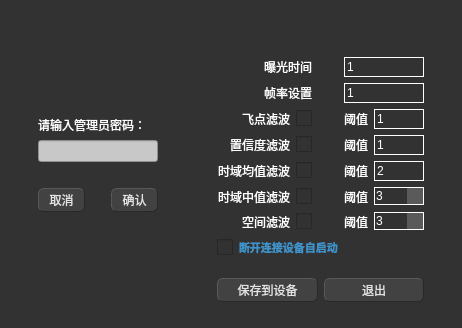
<?xml version="1.0" encoding="UTF-8"?>
<ui version="4.0">
 <class>DeviceArgSetForm</class>
 <widget class="QWidget" name="DeviceArgSetForm">
  <property name="geometry">
   <rect>
    <x>0</x>
    <y>0</y>
    <width>462</width>
    <height>328</height>
   </rect>
  </property>
  <property name="windowTitle">
   <string>设备参数设置</string>
  </property>
  <property name="styleSheet">
   <string notr="true">QWidget {
	background-color: rgb(50, 50, 50);
}

QComboBox {
	color: #ffffff;
	background-color: rgba(255, 255, 255, 0);
	padding: 0px 1px;
	border: 1px solid #ffffff;
	font: 9pt &quot;黑体&quot;;
}

QComboBox::drop-down {
    width: 16px;
    border-left: 0px solid #000000;
	background-color: rgba(255, 255, 255, 50);
}

QComboBox::down-arrow {
	width: 16px;
    height: 16px;
	image: url(:/image/arrow-down.svg);
}

QComboBox QAbstractItemView {
	background-color: #323232;
    border: 0px solid #000000;
    outline: 0px;
}

QComboBox QAbstractItemView::item {
	color: #ffffff;
	height: 18px;
    padding-left: 9px;
	border: 0px solid #000000;
}

QComboBox QAbstractItemView::item:hover {
    background-color: #646464;
}

QComboBox:disabled {
	color:  #999999;
	border: 1px solid #999999; 
 }

QComboBox::down-arrow:disabled {
	image: url(:/image/disable_ico.svg);
 }

QPushButton {
	background-color: rgba(255, 255, 255, 0.08);
	color: rgba(255, 255, 255, 0.85);
	min-width: 45px;
	min-height: 22px;
	outline: none;
	border-radius: 6px; 
            
	/* 3D 效果 */
	border-top: 1px solid rgba(255, 255, 255, 0.15);
	border-left: 1px solid rgba(255, 255, 255, 0.15);
	border-bottom: 1px solid rgba(0, 0, 0, 0.3);
	border-right: 1px solid rgba(0, 0, 0, 0.3);
 }

QPushButton:hover {
	background-color: rgba(255, 255, 255, 0.12);
	color: rgba(255, 255, 255, 0.95);

	border-top: 1px solid rgba(255, 255, 255, 0.2);
	border-left: 1px solid rgba(255, 255, 255, 0.2);
	border-bottom: 1px solid rgba(0, 0, 0, 0.4);
	border-right: 1px solid rgba(0, 0, 0, 0.4);
 }

QPushButton:pressed {
	background-color: rgba(255, 255, 255, 0.05);
	color: rgba(255, 255, 255, 0.8);
            
	/* 反转边框实现凹陷效果 */
	border-top: 1px solid rgba(0, 0, 0, 0.3);
	border-left: 1px solid rgba(0, 0, 0, 0.3);
	border-bottom: 1px solid rgba(255, 255, 255, 0.15);
	border-right: 1px solid rgba(255, 255, 255, 0.15);
 }

QPushButton:disabled {
	background-color: rgba(255, 255, 255, 0.03);
	color: #999999;

	border-top: 1px solid rgba(255, 255, 255, 0.05);
	border-left: 1px solid rgba(255, 255, 255, 0.05);
	border-bottom: 1px solid rgba(0, 0, 0, 0.1);
	border-right: 1px solid rgba(0, 0, 0, 0.1);
 }

QSpinBox {
    background-color: rgba(255, 255, 255, 0); 
    color: #ffffff;
    border: 1px solid #ffffff;
	min-height: 18px;
}

QSpinBox::up-button, QSpinBox::down-button {
    width: 0px;
    margin: 0px;
}

QSpinBox::up-arrow, QSpinBox::down-arrow {
    image: none;
}

QSpinBox:disabled {
	color:  #999999;
	border: 1px solid #999999;
 }

QCheckBox {
	color: #ffffff;
}

QCheckBox::indicator {
    width: 16px;
    height: 16px;
}

QCheckBox::indicator:checked {
	image: url(:/image/checkbox.svg);
}

QCheckBox::indicator:checked:disabled {
	image: url(:/image/checkbox_disale.svg);
 }

QCheckBox::indicator:unchecked {
	image: url(:/image/uncheckbox.svg);
}

QCheckBox::indicator:unchecked:disabled {
	image: url(:/image/uncheckbox_disable.svg);
 }

QLabel {
	color: rgb(255, 255, 255);
}

 QLabel:disabled {
	color: #999999;
	background-color: rgba(255, 255, 255, 0);
}</string>
  </property>
  <layout class="QHBoxLayout" name="horizontalLayout">
   <item>
    <widget class="QWidget" name="passwordWidget" native="true">
     <layout class="QGridLayout" name="gridLayout_2" columnstretch="1,2,1">
      <item row="3" column="1">
       <widget class="QLabel" name="info">
        <property name="text">
         <string/>
        </property>
       </widget>
      </item>
      <item row="4" column="1">
       <layout class="QHBoxLayout" name="horizontalLayout_3">
        <item>
         <widget class="QPushButton" name="NO">
          <property name="text">
           <string>取消</string>
          </property>
         </widget>
        </item>
        <item>
         <spacer name="horizontalSpacer_6">
          <property name="orientation">
           <enum>Qt::Orientation::Horizontal</enum>
          </property>
          <property name="sizeType">
           <enum>QSizePolicy::Policy::Fixed</enum>
          </property>
          <property name="sizeHint" stdset="0">
           <size>
            <width>20</width>
            <height>20</height>
           </size>
          </property>
         </spacer>
        </item>
        <item>
         <widget class="QPushButton" name="OK">
          <property name="text">
           <string>确认</string>
          </property>
         </widget>
        </item>
       </layout>
      </item>
      <item row="0" column="1">
       <spacer name="verticalSpacer">
        <property name="orientation">
         <enum>Qt::Orientation::Vertical</enum>
        </property>
        <property name="sizeHint" stdset="0">
         <size>
          <width>20</width>
          <height>40</height>
         </size>
        </property>
       </spacer>
      </item>
      <item row="2" column="1">
       <widget class="QLineEdit" name="password">
        <property name="styleSheet">
         <string notr="true">background-color: rgb(200, 200, 200);</string>
        </property>
        <property name="echoMode">
         <enum>QLineEdit::EchoMode::Password</enum>
        </property>
       </widget>
      </item>
      <item row="5" column="1">
       <spacer name="verticalSpacer_2">
        <property name="orientation">
         <enum>Qt::Orientation::Vertical</enum>
        </property>
        <property name="sizeHint" stdset="0">
         <size>
          <width>20</width>
          <height>40</height>
         </size>
        </property>
       </spacer>
      </item>
      <item row="1" column="0" rowspan="4">
       <spacer name="horizontalSpacer">
        <property name="orientation">
         <enum>Qt::Orientation::Horizontal</enum>
        </property>
        <property name="sizeHint" stdset="0">
         <size>
          <width>40</width>
          <height>20</height>
         </size>
        </property>
       </spacer>
      </item>
      <item row="1" column="1">
       <widget class="QLabel" name="label_9">
        <property name="text">
         <string>请输入管理员密码：</string>
        </property>
       </widget>
      </item>
      <item row="1" column="2" rowspan="4">
       <spacer name="horizontalSpacer_2">
        <property name="orientation">
         <enum>Qt::Orientation::Horizontal</enum>
        </property>
        <property name="sizeHint" stdset="0">
         <size>
          <width>40</width>
          <height>20</height>
         </size>
        </property>
       </spacer>
      </item>
     </layout>
    </widget>
   </item>
   <item>
    <widget class="QWidget" name="setWidget" native="true">
     <layout class="QGridLayout" name="gridLayout" rowstretch="1,0,1" columnstretch="1,0,1">
      <item row="1" column="0">
       <spacer name="horizontalSpacer_3">
        <property name="orientation">
         <enum>Qt::Orientation::Horizontal</enum>
        </property>
        <property name="sizeHint" stdset="0">
         <size>
          <width>40</width>
          <height>20</height>
         </size>
        </property>
       </spacer>
      </item>
      <item row="1" column="2">
       <spacer name="horizontalSpacer_4">
        <property name="orientation">
         <enum>Qt::Orientation::Horizontal</enum>
        </property>
        <property name="sizeHint" stdset="0">
         <size>
          <width>40</width>
          <height>20</height>
         </size>
        </property>
       </spacer>
      </item>
      <item row="1" column="1">
       <layout class="QGridLayout" name="gridLayout_3">
        <item row="3" column="0">
         <widget class="QCheckBox" name="flyFilterB">
          <property name="layoutDirection">
           <enum>Qt::LayoutDirection::RightToLeft</enum>
          </property>
          <property name="text">
           <string>飞点滤波</string>
          </property>
         </widget>
        </item>
        <item row="7" column="2">
         <widget class="QLabel" name="label_8">
          <property name="text">
           <string>阈值</string>
          </property>
          <property name="alignment">
           <set>Qt::AlignmentFlag::AlignRight|Qt::AlignmentFlag::AlignTrailing|Qt::AlignmentFlag::AlignVCenter</set>
          </property>
         </widget>
        </item>
        <item row="1" column="0">
         <widget class="QLabel" name="label">
          <property name="text">
           <string>曝光时间</string>
          </property>
          <property name="alignment">
           <set>Qt::AlignmentFlag::AlignRight|Qt::AlignmentFlag::AlignTrailing|Qt::AlignmentFlag::AlignVCenter</set>
          </property>
         </widget>
        </item>
        <item row="1" column="1">
         <spacer name="horizontalSpacer_5">
          <property name="orientation">
           <enum>Qt::Orientation::Horizontal</enum>
          </property>
          <property name="sizeType">
           <enum>QSizePolicy::Policy::Fixed</enum>
          </property>
          <property name="sizeHint" stdset="0">
           <size>
            <width>20</width>
            <height>20</height>
           </size>
          </property>
         </spacer>
        </item>
        <item row="2" column="0">
         <widget class="QLabel" name="label_3">
          <property name="text">
           <string>帧率设置</string>
          </property>
          <property name="alignment">
           <set>Qt::AlignmentFlag::AlignRight|Qt::AlignmentFlag::AlignTrailing|Qt::AlignmentFlag::AlignVCenter</set>
          </property>
         </widget>
        </item>
        <item row="5" column="3">
         <widget class="QSpinBox" name="timeFilterV">
          <property name="minimum">
           <number>2</number>
          </property>
          <property name="maximum">
           <number>28</number>
          </property>
         </widget>
        </item>
        <item row="4" column="0">
         <widget class="QCheckBox" name="confFilterB">
          <property name="layoutDirection">
           <enum>Qt::LayoutDirection::RightToLeft</enum>
          </property>
          <property name="text">
           <string>置信度滤波</string>
          </property>
         </widget>
        </item>
        <item row="5" column="2">
         <widget class="QLabel" name="label_6">
          <property name="text">
           <string>阈值</string>
          </property>
          <property name="alignment">
           <set>Qt::AlignmentFlag::AlignRight|Qt::AlignmentFlag::AlignTrailing|Qt::AlignmentFlag::AlignVCenter</set>
          </property>
         </widget>
        </item>
        <item row="4" column="3">
         <widget class="QSpinBox" name="confFilterV">
          <property name="minimum">
           <number>1</number>
          </property>
          <property name="maximum">
           <number>150</number>
          </property>
         </widget>
        </item>
        <item row="1" column="2" colspan="2">
         <widget class="QSpinBox" name="exposureTime">
          <property name="minimum">
           <number>1</number>
          </property>
          <property name="maximum">
           <number>4000</number>
          </property>
         </widget>
        </item>
        <item row="7" column="0">
         <widget class="QCheckBox" name="spatialFilterB">
          <property name="layoutDirection">
           <enum>Qt::LayoutDirection::RightToLeft</enum>
          </property>
          <property name="text">
           <string>空间滤波</string>
          </property>
         </widget>
        </item>
        <item row="6" column="2">
         <widget class="QLabel" name="label_7">
          <property name="text">
           <string>阈值</string>
          </property>
          <property name="alignment">
           <set>Qt::AlignmentFlag::AlignRight|Qt::AlignmentFlag::AlignTrailing|Qt::AlignmentFlag::AlignVCenter</set>
          </property>
         </widget>
        </item>
        <item row="6" column="3">
         <widget class="QComboBox" name="timeFilterV_">
          <item>
           <property name="text">
            <string>3</string>
           </property>
          </item>
          <item>
           <property name="text">
            <string>5</string>
           </property>
          </item>
          <item>
           <property name="text">
            <string>7</string>
           </property>
          </item>
          <item>
           <property name="text">
            <string>9</string>
           </property>
          </item>
         </widget>
        </item>
        <item row="2" column="2" colspan="2">
         <widget class="QSpinBox" name="frameRate">
          <property name="minimum">
           <number>1</number>
          </property>
          <property name="maximum">
           <number>28</number>
          </property>
         </widget>
        </item>
        <item row="3" column="3">
         <widget class="QSpinBox" name="flyFilterV">
          <property name="minimum">
           <number>1</number>
          </property>
          <property name="maximum">
           <number>64</number>
          </property>
         </widget>
        </item>
        <item row="3" column="2">
         <widget class="QLabel" name="label_4">
          <property name="text">
           <string>阈值</string>
          </property>
          <property name="alignment">
           <set>Qt::AlignmentFlag::AlignRight|Qt::AlignmentFlag::AlignTrailing|Qt::AlignmentFlag::AlignVCenter</set>
          </property>
         </widget>
        </item>
        <item row="7" column="3">
         <widget class="QComboBox" name="spatialFilterV">
          <property name="minimumSize">
           <size>
            <width>50</width>
            <height>0</height>
           </size>
          </property>
          <item>
           <property name="text">
            <string>3</string>
           </property>
          </item>
          <item>
           <property name="text">
            <string>5</string>
           </property>
          </item>
          <item>
           <property name="text">
            <string>7</string>
           </property>
          </item>
         </widget>
        </item>
        <item row="5" column="0">
         <widget class="QCheckBox" name="timeFilterB">
          <property name="layoutDirection">
           <enum>Qt::LayoutDirection::RightToLeft</enum>
          </property>
          <property name="text">
           <string>时域均值滤波</string>
          </property>
         </widget>
        </item>
        <item row="6" column="0">
         <widget class="QCheckBox" name="timeFilterB_">
          <property name="layoutDirection">
           <enum>Qt::LayoutDirection::RightToLeft</enum>
          </property>
          <property name="text">
           <string>时域中值滤波</string>
          </property>
         </widget>
        </item>
        <item row="0" column="0" colspan="4">
         <layout class="QHBoxLayout" name="horizontalLayout_2">
          <item>
           <widget class="QPushButton" name="pushButton">
            <property name="minimumSize">
             <size>
              <width>47</width>
              <height>26</height>
             </size>
            </property>
            <property name="toolTip">
             <string>&lt;html&gt;&lt;head/&gt;&lt;body&gt;&lt;p&gt;注：输入框在输入完值后须按“回车键”才能设置生效；曝光时间的设置会影响点云的曝光等级（每40数值对应一个等级）；帧率设置会影响曝光时间的设置范围（值越大范围越小，最小会缩短至：0-1000），反之亦然。&lt;/p&gt;&lt;/body&gt;&lt;/html&gt;</string>
            </property>
            <property name="styleSheet">
             <string notr="true">QPushButton {
	color: rgb(255, 255, 255);
	image: url(:/image/notice.svg);
	background-color: rgba(255, 255, 255, 0);
	border-color: rgba(255, 255, 255, 0);
}

QToolTip {
	color: #ffffff;
	background-color: rgba(255, 255, 255, 0);
	border: 0px solid #ffffff;
	font: bold 12px 'Arial';
}</string>
            </property>
           </widget>
          </item>
          <item>
           <spacer name="horizontalSpacer_7">
            <property name="orientation">
             <enum>Qt::Orientation::Horizontal</enum>
            </property>
            <property name="sizeHint" stdset="0">
             <size>
              <width>40</width>
              <height>20</height>
             </size>
            </property>
           </spacer>
          </item>
         </layout>
        </item>
        <item row="4" column="2">
         <widget class="QLabel" name="label_5">
          <property name="text">
           <string>阈值</string>
          </property>
          <property name="alignment">
           <set>Qt::AlignmentFlag::AlignRight|Qt::AlignmentFlag::AlignTrailing|Qt::AlignmentFlag::AlignVCenter</set>
          </property>
         </widget>
        </item>
        <item row="8" column="0" colspan="4">
         <layout class="QHBoxLayout" name="horizontalLayout_5">
          <item>
           <widget class="QCheckBox" name="isAutoReboot">
            <property name="font">
             <font>
              <pointsize>8</pointsize>
              <italic>false</italic>
              <bold>true</bold>
              <underline>false</underline>
             </font>
            </property>
            <property name="layoutDirection">
             <enum>Qt::LayoutDirection::LeftToRight</enum>
            </property>
            <property name="styleSheet">
             <string notr="true">color: rgb(63, 147, 200);</string>
            </property>
            <property name="text">
             <string>断开连接设备自启动</string>
            </property>
           </widget>
          </item>
          <item>
           <spacer name="horizontalSpacer_8">
            <property name="orientation">
             <enum>Qt::Orientation::Horizontal</enum>
            </property>
            <property name="sizeHint" stdset="0">
             <size>
              <width>40</width>
              <height>20</height>
             </size>
            </property>
           </spacer>
          </item>
         </layout>
        </item>
        <item row="9" column="0" colspan="4">
         <layout class="QHBoxLayout" name="horizontalLayout_4">
          <property name="topMargin">
           <number>15</number>
          </property>
          <item>
           <widget class="QPushButton" name="saveConfig">
            <property name="text">
             <string>保存到设备</string>
            </property>
           </widget>
          </item>
          <item>
           <widget class="QPushButton" name="quit">
            <property name="text">
             <string>退出</string>
            </property>
           </widget>
          </item>
         </layout>
        </item>
       </layout>
      </item>
      <item row="0" column="1">
       <spacer name="verticalSpacer_3">
        <property name="orientation">
         <enum>Qt::Orientation::Vertical</enum>
        </property>
        <property name="sizeHint" stdset="0">
         <size>
          <width>20</width>
          <height>40</height>
         </size>
        </property>
       </spacer>
      </item>
      <item row="2" column="1">
       <spacer name="verticalSpacer_4">
        <property name="orientation">
         <enum>Qt::Orientation::Vertical</enum>
        </property>
        <property name="sizeHint" stdset="0">
         <size>
          <width>20</width>
          <height>40</height>
         </size>
        </property>
       </spacer>
      </item>
     </layout>
    </widget>
   </item>
  </layout>
 </widget>
 <resources/>
 <connections/>
</ui>
